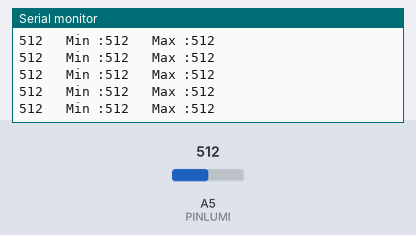
This sketch was run on a simulated Arduino Uno, built with avr-gcc and run on an emulated ATmega328P. Parts: the last lines printed to the serial monitor. The inputs (shaded band) are chosen by the test bench; at power-on: A5 (PINLUMI) = 512.

Above: at 1.2 s.
1.3 s: A5 (PINLUMI) set to 490
At 1.31 s:
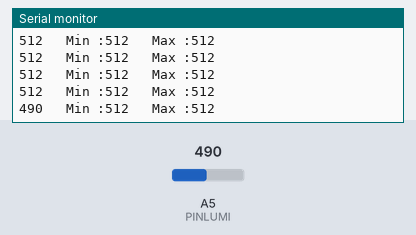
2.8 s: A5 (PINLUMI) set to 510
At 2.83 s:
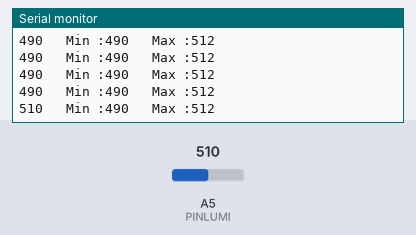
Timing chart, 0 to 5.8 s (numbered marks = the images above; inputs shaded):
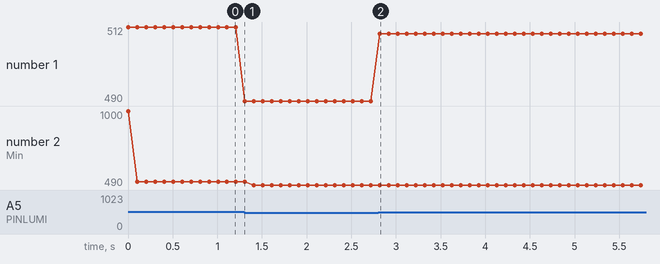

Measured:
- after the input at 1.3 s, the serial monitor: prints a new line at once (image 1)
- after the input at 2.8 s, the serial monitor: prints a new line at once (image 2)
- plotted number 1: 512 → 490 after the input at 1.3 s, 490 → 510 after the input at 2.8 s
- plotted number 2: 512 → 490 after the input at 1.3 s

The sketch:

Lumi.ino
```cpp
// Test of the light sensor
// This has been tested in a bridge with a 10ko resistor
// Results :
// Max : 1018
// Min : 309
#define PINLUMI A5

int min = 1000;
int max = 500;

void setup() {
  Serial.begin(9600);
}

void loop() {
  int sensorValue = analogRead(PINLUMI);
  Serial.print(sensorValue);
  Serial.print("   Min :");
  Serial.print(min);
  Serial.print("   Max :");
  Serial.println(max);
  delay(100);        // delay in between reads for stability
  if(sensorValue > max)
    max = sensorValue;
  if(sensorValue < min)
    min = sensorValue;
}
```
